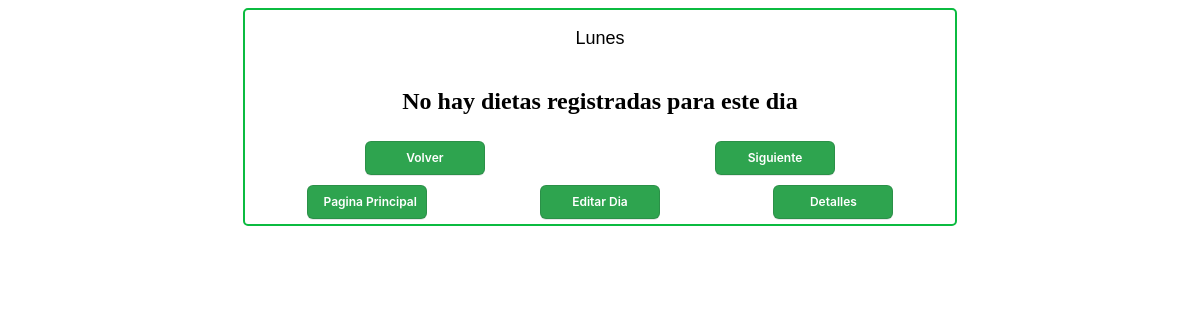
The page /views/dieta/verDieta.php?dni=4997857&dia=Lunes on the database as committed earlier.
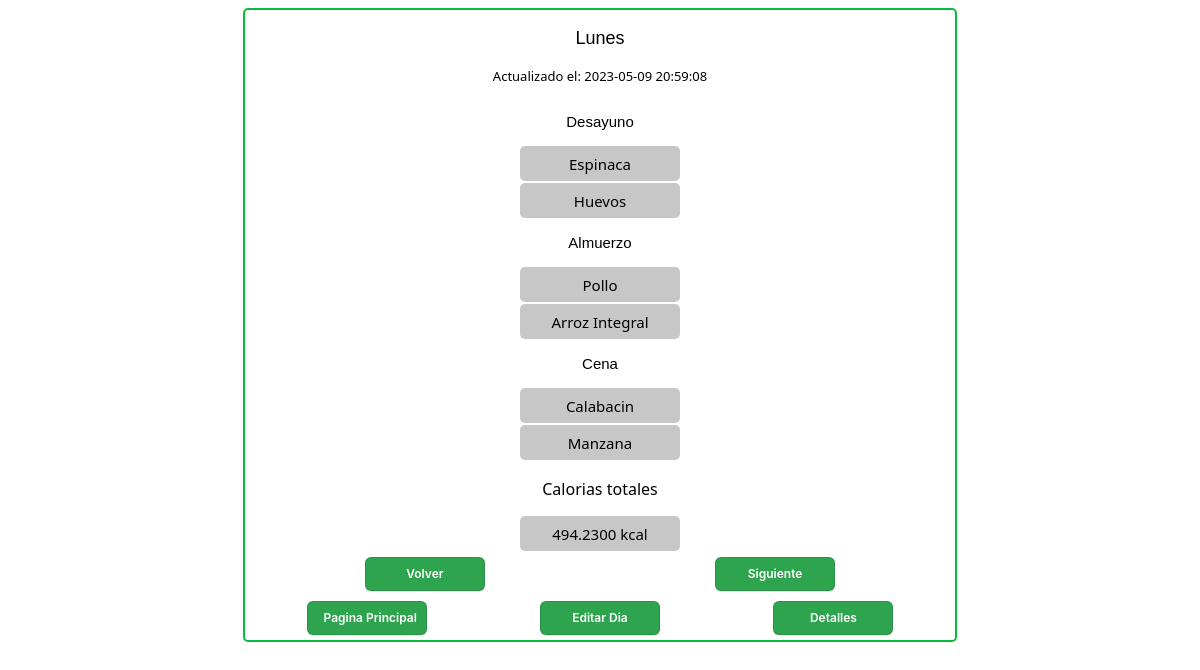
The same page on the database as committed later.
### tables this page shows
CREATE TABLE `dietas` (
  `id_dieta` int NOT NULL,
  `dia_id` int NOT NULL,
  `id_tipo` int NOT NULL,
  `id_alimento` int NOT NULL,
  `gramos` int NOT NULL,
  `fecha` datetime DEFAULT NULL,
  PRIMARY KEY (`id_dieta`,`dia_id`,`id_tipo`,`id_alimento`),
  KEY `dietas_dia_id_dia_id_dia` (`dia_id`),
  KEY `dietas_id_tipo_tipo_comida_id_tipo` (`id_tipo`),
  KEY `dietas_id_alimento_alimentos_id_alimento` (`id_alimento`),
  CONSTRAINT `dietas_dia_id_dia_id_dia` FOREIGN KEY (`dia_id`) REFERENCES `dia` (`id_dia`),
  CONSTRAINT `dietas_id_alimento_alimentos_id_alimento` FOREIGN KEY (`id_alimento`) REFERENCES `alimentos` (`id_alimento`),
  CONSTRAINT `dietas_id_dieta_pacientes_dni` FOREIGN KEY (`id_dieta`) REFERENCES `pacientes` (`dni`),
  CONSTRAINT `dietas_id_tipo_tipo_comida_id_tipo` FOREIGN KEY (`id_tipo`) REFERENCES `tipo_comida` (`id_tipo`)
);

CREATE TABLE `tipo_comida` (
  `id_tipo` int NOT NULL AUTO_INCREMENT,
  `nombre` varchar(25) NOT NULL,
  PRIMARY KEY (`id_tipo`)
);

CREATE TABLE `alimentos` (
  `id_alimento` int NOT NULL AUTO_INCREMENT,
  `nombre` varchar(100) NOT NULL,
  `calorias` int NOT NULL,
  `vitaminas` varchar(100) NOT NULL,
  `aporte_nutricional` varchar(255) NOT NULL,
  PRIMARY KEY (`id_alimento`),
  UNIQUE KEY `nombre` (`nombre`)
);

### database/consultas.php (called while the page is built, shortened)
<?php
$sql = "SELECT
`nutricionista1`.`dietas`.`fecha` AS `FECHA`,
`nutricionista1`.`dia`.`nombre` AS `DIA`,
`nutricionista1`.`tipo_comida`.`nombre` AS `TIPO`,
`nutricionista1`.`alimentos`.`nombre` AS `ALIMENTO`,
`nutricionista1`.`alimentos`.`vitaminas` AS `VITAMINAS`,
`nutricionista1`.`alimentos`.`aporte_nutricional` AS `NUTRIENTES`,
`nutricionista1`.`dietas`.`gramos` AS `GRAMOS`
FROM
((((`nutricionista1`.`dietas`
JOIN `nutricionista1`.`pacientes` ON ((`nutricionista1`.`dietas`.`id_dieta` = `nutricionista1`.`pacientes`.`dni`)))
JOIN `nutricionista1`.`dia` ON ((`nutricionista1`.`dia`.`id_dia` = `nutricionista1`.`dietas`.`dia_id`)))
JOIN `nutricionista1`.`tipo_comida` ON ((`nutricionista1`.`dietas`.`id_tipo` = `nutricionista1`.`tipo_comida`.`id_tipo`)))
JOIN `nutricionista1`.`alimentos` ON ((`nutricionista1`.`dietas`.`id_alimento` = `nutricionista1`.`alimentos`.`id_alimento`)))
WHERE
((`nutricionista1`.`dia`.`nombre` = :dia)
    AND (`nutricionista1`.`pacientes`.`dni` = :dni))";
$sql1 = "SELECT
        SUM(((`nutricionista1`.`alimentos`.`calorias` * `nutricionista1`.`dietas`.`gramos`) / 100)) AS `CaloriasTotales`
    FROM
        ((((`nutricionista1`.`dietas`
        JOIN `nutricionista1`.`pacientes` ON ((`nutricionista1`.`dietas`.`id_dieta` = `nutricionista1`.`pacientes`.`dni`)))
        JOIN `nutricionista1`.`dia` ON ((`nutricionista1`.`dia`.`id_dia` = `nutricionista1`.`dietas`.`dia_id`)))
        JOIN `nutricionista1`.`tipo_comida` ON ((`nutricionista1`.`dietas`.`id_tipo` = `nutricionista1`.`tipo_comida`.`id_tipo`)))
        JOIN `nutricionista1`.`alimentos` ON ((`nutricionista1`.`dietas`.`id_alimento` = `nutricionista1`.`alimentos`.`id_alimento`)))
    WHERE
        ((`nutricionista1`.`dia`.`nombre` = :dia)
            AND (`nutricionista1`.`pacientes`.`dni` = :dni))";
?>

### views/dieta/verDieta.php (the view, shortened to what the changed rows need)
<?php
    require_once("../../database/database.php");
    require_once("../../database/consultas.php");
    if(isset($_GET["dni"]) && isset($_GET["dia"])){
        $dni = $_GET["dni"];
        $dia = $_GET["dia"];
    }
    $registros1=$conn->prepare($sql);
	$registros1->execute(array(":dni"=>$dni,":dia"=>$dia));
	$registros=$registros1->fetchAll();
    $tipo = " ";
    $calorias = $conn->prepare($sql1);
    $calorias->execute(array(":dia"=>$dia,":dni"=>$dni));
    $count = $calorias->fetchColumn();
    $fecha = " ";
    foreach($registros as $key){
        $fecha = $key["FECHA"];
    }
?>
<!DOCTYPE html>
<html lang="en">
<head>
    <link rel="stylesheet" href="./dita.css">
</head>
<body>
    <div class="container">
        <div class="container-item">
                <div class="title">
                    <p class="text-day"><?php echo $dia?></p>
                    <?php if($fecha !== " "): ?>
                    <p class="text-date">Actualizado el: <?php echo $fecha;?></p>
                    <?php endif;?>
                </div>
                <?php if($registros): ?>
                <?php foreach ($registros as $key):?>
                <?php if($key["TIPO"] !== $tipo): ?>
                <?php $tipo = $key["TIPO"] ?>
                <div class="body">
                    <p class="tipo-text"><?php echo $key["TIPO"]?></p>
                </div>
                <?php endif;?>
                <div class="list-group">
                    <div class="list-item"><?php echo $key["ALIMENTO"]?></div>
                </div>
                <?php endforeach; ?>
                <div class="list-group">
                    <p class="text-calorias">Calorias totales</p>
                    <div class="list-item"><?php echo $count?> kcal</div>
                </div>
                <?php else:?>
                    <div class="list-group">
                        <h2>No hay dietas registradas para este dia</h2>
                    </div>
                <?php endif;?>
            </div>
    </div>
</body>
</html>

Rows that differ between the two databases and show on the page:
added dietas: fecha "2023-05-09 20:59:08", id_alimento.nombre "Manzana"
added dietas: id_tipo.nombre "Desayuno", id_alimento.nombre "Espinaca"
added dietas: id_alimento.nombre "Huevos"
added dietas: id_tipo.nombre "Almuerzo", id_alimento.nombre "Pollo"
added dietas: id_alimento.nombre "Arroz Integral"
added dietas: id_tipo.nombre "Cena", id_alimento.nombre "Calabacin"
Other text that changed with them:
$count: (not shown) → "494.2300"
text no longer shown: "No hay dietas registradas para este dia"
text now shown: "Actualizado el: Calorias totales kcal"
